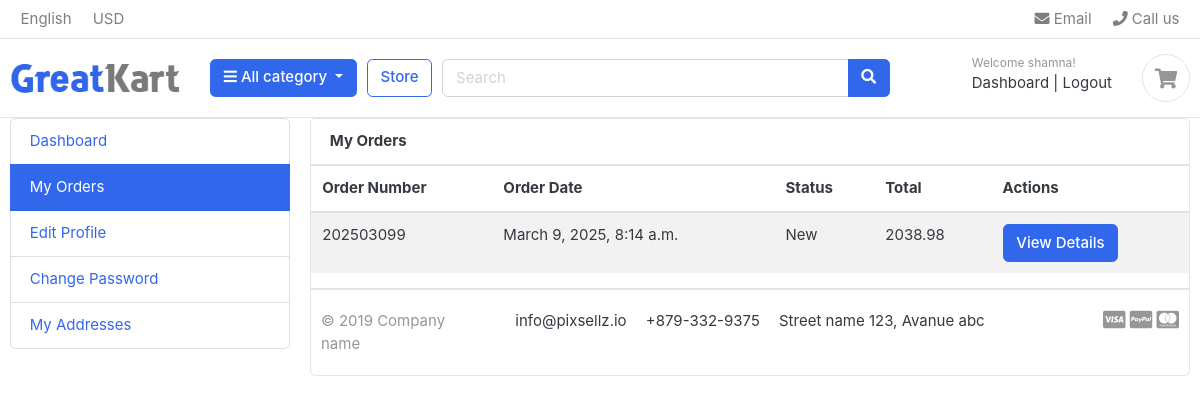
/myaccounts/my_orders/ (signed in), run on an earlier commit of the app's database.
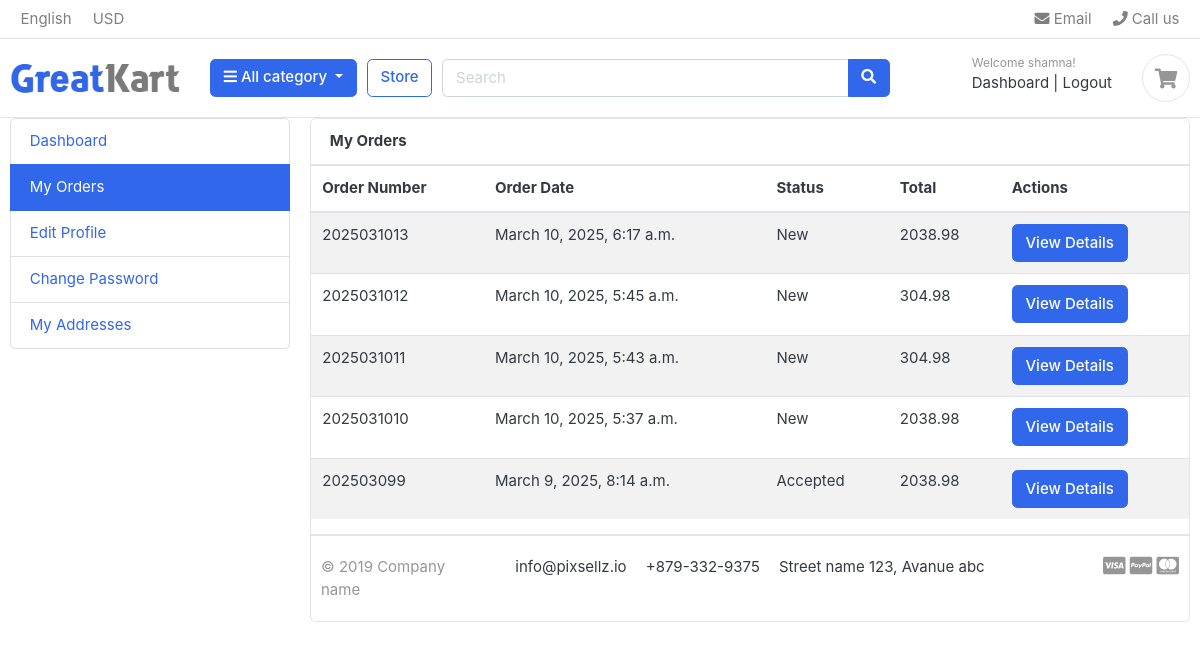
And on a later commit of the database.
### orders/models.py (models this page shows, shortened)
class Order(models.Model):
    STATUS = (
        ('New', 'New'),
        ('Accepted', 'Accepted'),
        ('Completed', 'Completed'),
        ('Cancelled', 'Cancelled'),
    )
    PAYMENT_METHOD_CHOICES = (
        ('cod', 'Cash on Delivery'),
        ('online', 'Online Payment'),
    )
    PAYMENT_STATUS_CHOICES = (
        ('pending', 'Pending'),
        ('paid', 'Paid'),
        ('failed', 'Failed'),
    )
    payment_method = models.CharField(max_length=50, choices=PAYMENT_METHOD_CHOICES, default='cod')
    payment_status = models.CharField(max_length=50, choices=PAYMENT_STATUS_CHOICES, default='Pending')
    user = models.ForeignKey(Account, on_delete=models.SET_NULL, null=True)
    payment = models.ForeignKey(Payment, on_delete=models.SET_NULL, blank=True, null=True)
    order_number = models.CharField(max_length=20)
    first_name = models.CharField(max_length=50)
    last_name = models.CharField(max_length=50)
    phone = models.CharField(max_length=15)
    email = models.EmailField(max_length=50)
    address_line_1 = models.CharField(max_length=50)
    address_line_2 = models.CharField(max_length=50, blank=True)
    country = models.CharField(max_length=50)
    state = models.CharField(max_length=50)
    city = models.CharField(max_length=50)
    order_note = models.CharField(max_length=100, blank=True)
    order_total = models.FloatField()
    tax = models.FloatField()
    status = models.CharField(max_length=10, choices=STATUS, default='New')
    ip = models.CharField(blank=True, max_length=20)
    is_ordered = models.BooleanField(default=False)
    created_at = models.DateTimeField(auto_now_add=True)
    updated_at = models.DateTimeField(auto_now=True)

### accounts/views.py (the view)
# urls.py: path('my_orders/',views.my_orders,name='my_orders'),
def my_orders(request):
    orders = Order.objects.filter(user=request.user).order_by('-id')
    context = {
        'orders': orders,
    }
    return render(request, 'greatkart/accounts/my_orders.html', context)

### carts/context_processors.py (called while the page is built)
def counter(request):
    cart_count=0
    if 'admin' in request.path:
        return []
    else:
        try:
            cart = Cart.objects.filter(cart_id=_cart_id(request))
            if request.user.is_authenticated:
                cart_items = CartItem.objects.all().filter(user=request.user)
            else:
                cart_items =CartItem.objects.filter(cart=cart[:1])
            for cart_item in cart_items:
                cart_count += cart_item.quantity
        except Cart.DoesNotExist:
            cart_count=0
    return dict(cart_count=cart_count)

### carts/views.py (called while the page is built)
def _cart_id(request):
    cart = request.session.session_key
    if not cart:
        cart = request.session.create()
    return cart

### category/context_processors.py (called while the page is built)
def menu_links(request):
    links = Category.objects.all()
    return dict(links=links)

### category/models.py (called while the page is built)
    def get_url(self):
            return reverse('products_by_category',args=[self.slug])

### templates/greatkart/accounts/my_orders.html (shortened to what this page needs)
{% extends 'greatkart/base.html' %}
{% block content %}
<div class="container">
	<div class="row">
	{% include 'greatkart/includes/dashboard_sidebar.html' %}
	<main class="col-md-9">
		<article class="card">
		<header class="card-header">
			<strong class="d-inline-block mr-3">My Orders</strong>
		</header>
<table class="table table-striped">
  <thead>
    <tr>
      <th>Order Number</th>
      <th>Order Date</th>
      <th>Status</th>
      <th>Total</th>
      <th>Actions</th>
    </tr>
  </thead>
  <tbody>
    {% for order in orders %}
    <tr>
      <td>{{ order.order_number }}</td>
      <td>{{ order.created_at }}</td>
      <td>{{ order.status }}</td>
      <td>{{ order.order_total }}</td>
      <td>
        <a href="{% url 'my_orders' %}" class="btn btn-primary">View Details</a>
      </td>
    </tr>
    {% endfor %}
  </tbody>
</table>
{% endblock %}

What changed in the data, as far as the page shows it:
added Order: order_number "2025031013", created_at "March 10, 2025, 6:17 a.m.", status "New", order_total "2038.98"
added Order: order_number "2025031012", created_at "March 10, 2025, 5:45 a.m.", status "New", order_total "304.98"
added Order: order_number "2025031011", created_at "March 10, 2025, 5:43 a.m.", status "New", order_total "304.98"
added Order: order_number "2025031010", created_at "March 10, 2025, 5:37 a.m.", status "New", order_total "2038.98"
changed Order: status "New" → "Accepted"
